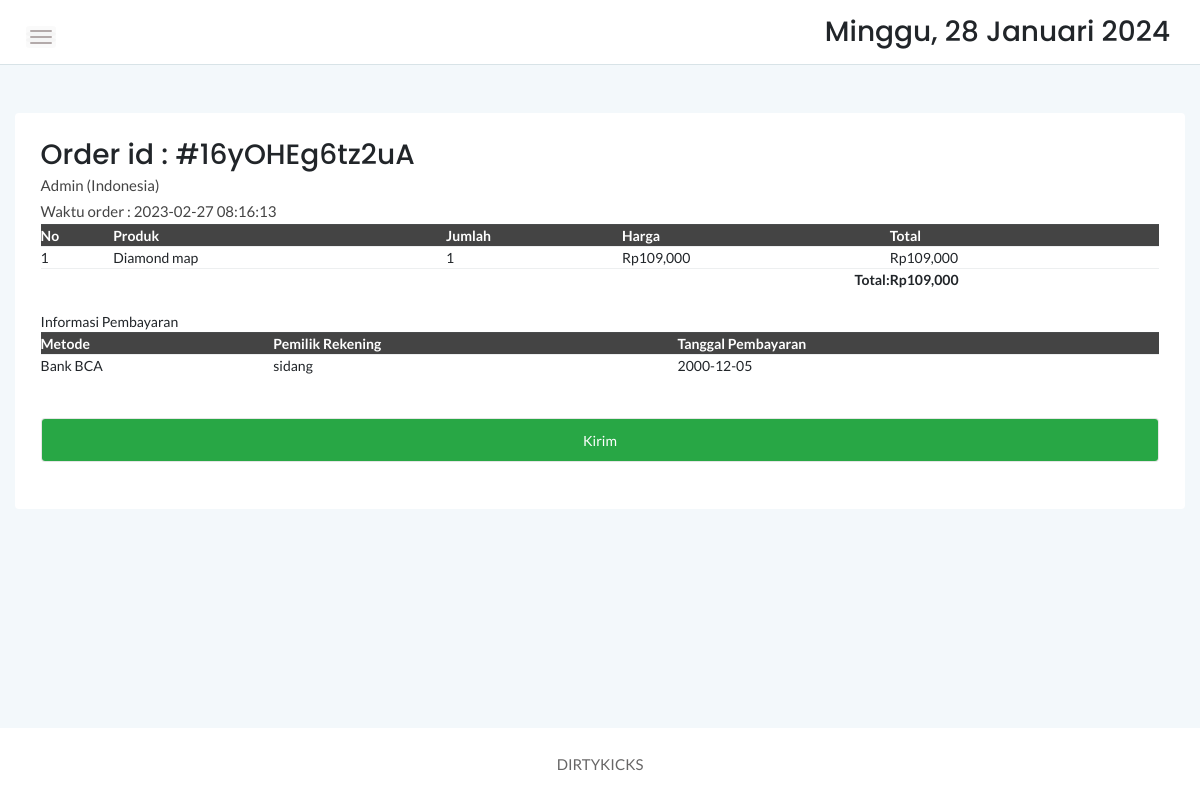
Page /admin/order.php?orderid=16yOHEg6tz2uA on the committed database.
### tables this page shows
CREATE TABLE `cart` (
  `idcart` int(11) NOT NULL,
  `orderid` varchar(100) NOT NULL,
  `userid` int(11) NOT NULL,
  `tglorder` timestamp NOT NULL DEFAULT current_timestamp(),
  `status` varchar(10) NOT NULL DEFAULT 'Cart'
);

CREATE TABLE `detailorder` (
  `detailid` int(11) NOT NULL,
  `orderid` varchar(100) NOT NULL,
  `idproduk` int(11) NOT NULL,
  `qty` int(11) NOT NULL
);

CREATE TABLE `produk` (
  `idproduk` int(11) NOT NULL,
  `idkategori` int(11) NOT NULL,
  `namaproduk` varchar(30) NOT NULL,
  `gambar` varchar(100) NOT NULL,
  `deskripsi` varchar(200) NOT NULL,
  `rate` int(11) NOT NULL,
  `hargabefore` int(11) NOT NULL,
  `hargaafter` int(11) NOT NULL,
  `tgldibuat` timestamp NOT NULL DEFAULT current_timestamp()
);

CREATE TABLE `konfirmasi` (
  `idkonfirmasi` int(11) NOT NULL,
  `orderid` varchar(100) NOT NULL,
  `userid` int(11) NOT NULL,
  `payment` varchar(10) NOT NULL,
  `namarekening` varchar(25) NOT NULL,
  `tglbayar` date NOT NULL,
  `tglsubmit` timestamp NOT NULL DEFAULT current_timestamp()
);

### admin/order.php (the view, shortened to what this page needs)
<?php
include '../dbconnect.php';
$orderids = $_GET['orderid'];
$liatcust = mysqli_query($conn,"select * from login l, cart c where orderid='$orderids' and l.userid=c.userid");
$checkdb = mysqli_fetch_array($liatcust);
?>
<!doctype html>
<html class="no-js" lang="en">
<head>
    <link rel="stylesheet" href="assets/css/bootstrap.min.css">
    <link rel="stylesheet" href="assets/css/font-awesome.min.css">
    <link rel="stylesheet" href="assets/css/themify-icons.css">
    <link rel="stylesheet" href="assets/css/metisMenu.css">
    <link rel="stylesheet" href="assets/css/owl.carousel.min.css">
    <link rel="stylesheet" href="assets/css/slicknav.min.css">
    <link rel="stylesheet" href="https://www.amcharts.com/lib/3/plugins/export/export.css" type="text/css" media="all" />
	<link rel="stylesheet" type="text/css" href="https://cdn.datatables.net/1.10.20/css/jquery.dataTables.min.css">
    <link rel="stylesheet" type="text/css" href="https://cdn.datatables.net/1.10.20/css/jquery.dataTables.css">
    <link rel="stylesheet" type="text/css" href="https://cdn.datatables.net/1.10.20/css/dataTables.bootstrap4.min.css">
    <link rel="stylesheet" type="text/css" href="https://cdn.datatables.net/responsive/2.2.3/css/responsive.bootstrap.min.css">
    <link rel="stylesheet" type="text/css" href="https://cdn.datatables.net/responsive/2.2.3/css/responsive.jqueryui.min.css">
	<link rel="stylesheet" type="text/css" href="https://cdn.datatables.net/buttons/1.5.2/css/buttons.dataTables.min.css">
    <link rel="stylesheet" href="assets/css/typography.css">
    <link rel="stylesheet" href="assets/css/default-css.css">
    <link rel="stylesheet" href="assets/css/styles.css">
    <link rel="stylesheet" href="assets/css/responsive.css">
</head>
<body>
    <div class="page-container">
        <div class="main-content">
            <div class="header-area">
                <div class="row align-items-center">
                    <div class="col-md-6 col-sm-8 clearfix">
                        <div class="nav-btn pull-left">
                            <span></span>
                            <span></span>
                            <span></span>
                        </div>
                    </div>
                    <div class="col-md-6 col-sm-4 clearfix">
                        <ul class="notification-area pull-right">
                            <li><h3><div class="date">
						</b></div></h3>
						</li>
                        </ul>
                    </div>
                </div>
            </div>
            <div class="main-content-inner">
                <div class="row mt-5 mb-5">
                    <div class="col-12">
                        <div class="card">
                            <div class="card-body">
                                <div class="d-sm-flex justify-content-between align-items-center">
									<h3>Order id : #<?php echo $orderids ?></h3>
								</div>
                                   <p><?php echo $checkdb['namalengkap']; ?> (<?php echo $checkdb['alamat']; ?>)</p>
								<p>Waktu order : <?php echo $checkdb['tglorder']; ?></p>
								   <div class="data-tables datatable-dark">
										 <table id="dataTable3" class="display" style="width:100%"><thead class="thead-dark">
											<tr>
												<th>No</th>
												<th>Produk</th>
												<th>Jumlah</th>
												<th>Harga</th>
												<th>Total</th>
											</tr></thead><tbody>
											<?php
											$brgs=mysqli_query($conn,"SELECT * from detailorder d, produk p where orderid='$orderids' and d.idproduk=p.idproduk order by d.idproduk ASC");
											$no=1;
											while($p=mysqli_fetch_array($brgs)){
												$total = $p['qty']*$p['hargaafter'];
												?>
												<tr>
													<td><?php echo $no++ ?></td>
													<td><?php echo $p['namaproduk'] ?></td>
													<td><?php echo $p['qty'] ?></td>
													<td>Rp<?php echo number_format($p['hargaafter']) ?></td>
													<td>Rp<?php echo number_format($total) ?></td>
												</tr>
												<?php
											}
											?>
										</tbody>
										<tfoot>
											<tr>
												<th colspan="4" style="text-align:right">Total:</th>
												<th>Rp<?php
												$result1 = mysqli_query($conn,"SELECT SUM(d.qty*p.hargaafter) AS count FROM detailorder d, produk p where orderid='$orderids' and d.idproduk=p.idproduk order by d.idproduk ASC");
												$cekrow = mysqli_num_rows($result1);
												$row1 = mysqli_fetch_assoc($result1);
												$count = $row1['count'];
												if($cekrow > 0){
													echo number_format($count);
													} else {
														echo 'No data';
													}?></th>
											</tr>
										</tfoot>
										</table>
                                    </div>
									<br>
									<?php
									if($checkdb['status']=='Confirmed'){
										$ambilinfo = mysqli_query($conn,"select * from konfirmasi where orderid='$orderids'");
										while($tarik=mysqli_fetch_array($ambilinfo)){
										$met = $tarik['payment'];
										$namarek = $tarik['namarekening'];
										$tglb = $tarik['tglbayar'];
										echo '
										Informasi Pembayaran
									<div class="data-tables datatable-dark">
									<table id="dataTable2" class="display" style="width:100%"><thead class="thead-dark">
											<tr>
												<th>Metode</th>
												<th>Pemilik Rekening</th>
												<th>Tanggal Pembayaran</th>
											</tr></thead><tbody>
											<tr>
											<td>'.$met.'</td>
											<td>'.$namarek.'</td>
											<td>'.$tglb.'</td>
											</tr>
											</tbody>
										</table>
									</div>
									<br><br>
									<form method="post">
									<input type="submit" name="kirim" class="form-control btn btn-success" value="Kirim" \>
									</form>
									';
									}
									} else {
										echo '
									<form method="post">
									<input type="submit" name="selesai" class="form-control btn btn-success" value="Selesaikan" \>
									</form>
									';
									}
									?>
									<br>
                                </div>
                            </div>
                        </div>
                    </div>
            </div>
        </div>
        <footer>
            <div class="footer-area">
                <p>DIRTYKICKS</p>
            </div>
        </footer>
    </div>
</body>
</html>

### admin/assets/css/styles.css (style rules this page uses)
.page-container { width: 100%; height: 100%; min-height: 100vh; padding-left: 280px; -webkit-transition: padding-left 0.3s ease 0s; transition: padding-left 0.3s ease 0s; }
.card { border: none; border-radius: 4px; background-color: #fff; -webkit-transition: all 0.3s ease 0s; transition: all 0.3s ease 0s; }
.card-body { padding: 25.6px; padding: 1.6rem; }
.main-content { width: 100%; background: #F3F8FB; }
.main-content-inner { padding: 0 30px 50px; }
.header-area { padding: 15px 30px; background: #fff; border-bottom: 1px solid #d8e3e7; }
.nav-btn { margin-right: 30px; margin-top: 10px; cursor: pointer; }
.nav-btn span { display: block; width: 22px; height: 2px; background: #b3aaaa; margin: 4px 0; border-radius: 15px; -webkit-transition: all 0.3s ease 0s; transition: all 0.3s ease 0s; box-shadow: 0 0 0 4px rgba(99, 96, 96, 0.03); }
.notification-area { -webkit-user-select: none; -moz-user-select: none; -ms-user-select: none; user-select: none; position: relative; z-index: 1; }
.notification-area li { display: inline-block; margin-left: 20px; cursor: pointer; -webkit-user-select: none; -moz-user-select: none; -ms-user-select: none; user-select: none; }
.footer-area { text-align: center; padding: 23px 0 19px; background: #fff; }
.footer-area p { color: #676666; margin-bottom: 0; }
.btn { padding: 11px 17px; font-size: 13px; letter-spacing: 0; }
.form-control, .form-control:focus { outline: none; box-shadow: none; }
.form-control { font-size: 14px; border: 1px solid rgba(170, 170, 170, .3); padding: 10.72px 12.8px; padding: .67rem .8rem; }
table tr th { border-bottom: none; }
table tr th, table tr td { border-top: 1px solid rgba(120, 130, 140, 0.13) !important; }
.datatable-dark thead { background: #444; color: #fff; }

### admin/assets/css/responsive.css (style rules this page uses)
@media (min-width: 1200px) and (max-width: 1364px) { .main-content-inner { padding: 0 15px 50px; } }
@media (min-width: 1200px) and (max-width: 1364px) { .page-container, .sbar_collapsed.page-container { padding-left: 0; } }

### rows in the picture
cart: userid.namalengkap "Admin", userid.alamat "Indonesia", tglorder "2023-02-27 08:16:13"
detailorder: idproduk.namaproduk "Diamond map", qty "1", idproduk.hargaafter "109,000", qty.hargaafter "109,000"
konfirmasi: payment "Bank BCA", namarekening "sidang", tglbayar "2000-12-05"

### other values in the picture
$orderids "16yOHEg6tz2uA"
$count "109,000"
